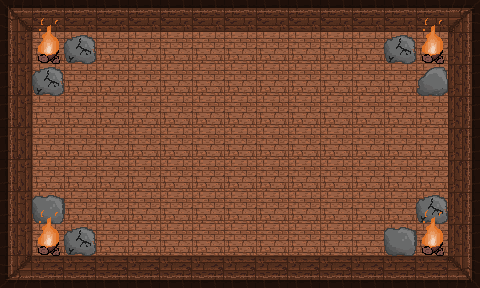

Below is a game level as drawn by its tile map, then a one-line description and the .tmx file that defines it, in full:
An orthogonal 15x9 tile map with 32x32 px tiles, 2 tile layers (ground, obstacles) and 12 objects.

<map version="1.5" tiledversion="1.5.0" orientation="orthogonal" renderorder="right-down" width="15" height="9" tilewidth="32" tileheight="32" infinite="0" nextlayerid="9" nextobjectid="64">
 <tileset firstgid="1" source="room.tsx" />
 <layer id="1" name="ground" width="15" height="9">
  <data encoding="csv">
1610612738,1,1,1,1,1,1,1,1,1,1,1,1,1,2,
1610612737,3,3,3,3,3,3,3,3,3,3,3,3,3,2684354561,
1610612737,3,3,3,3,3,3,3,3,3,3,3,3,3,2684354561,
1610612737,3,3,3,3,3,3,3,3,3,3,3,3,3,2684354561,
1610612737,3,3,3,3,3,3,3,3,3,3,3,3,3,2684354561,
1610612737,3,3,3,3,3,3,3,3,3,3,3,3,3,2684354561,
1610612737,3,3,3,3,3,3,3,3,3,3,3,3,3,2684354561,
1610612737,3,3,3,3,3,3,3,3,3,3,3,3,3,2684354561,
3221225474,3221225473,3221225473,3221225473,3221225473,3221225473,3221225473,3221225473,3221225473,3221225473,3221225473,3221225473,3221225473,3221225473,2684354562
</data>
 </layer>
 <objectgroup id="5" name="doors-UP">
  <object id="36" x="224" y="0" width="32" height="32" />
 </objectgroup>
 <objectgroup id="6" name="doors-RIGHT">
  <object id="37" x="448" y="128" width="32" height="32" />
 </objectgroup>
 <objectgroup id="7" name="doors-LEFT">
  <object id="39" x="0" y="128" width="32" height="32" />
 </objectgroup>
 <objectgroup id="8" name="doors-DOWN">
  <object id="40" x="224" y="256" width="32" height="32" />
 </objectgroup>
 <layer id="3" name="obstacles" width="15" height="9">
  <data encoding="csv">
0,0,0,0,0,0,0,0,0,0,0,0,0,0,0,
0,12,6,0,0,0,0,0,0,0,0,0,6,12,0,
0,6,0,0,0,0,0,0,0,0,0,0,0,7,0,
0,0,0,0,0,0,0,0,0,0,0,0,0,0,0,
0,0,0,0,0,0,0,0,0,0,0,0,0,0,0,
0,0,0,0,0,0,0,0,0,0,0,0,0,0,0,
0,4,0,0,0,0,0,0,0,0,0,0,0,6,0,
0,12,6,0,0,0,0,0,0,0,0,0,4,12,0,
0,0,0,0,0,0,0,0,0,0,0,0,0,0,0
</data>
 </layer>
 <objectgroup id="4" name="border">
  <object id="3" x="0" y="0" width="224" height="32" />
  <object id="4" x="448" y="0" width="32" height="128" />
  <object id="24" x="256" y="0" width="224" height="32" />
  <object id="25" x="448" y="160" width="32" height="128" />
  <object id="26" x="0" y="256" width="224" height="32" />
  <object id="27" x="256" y="256" width="224" height="32" />
  <object id="28" x="0" y="0" width="32" height="128" />
  <object id="29" x="0" y="160" width="32" height="128" />
 </objectgroup>
</map>
